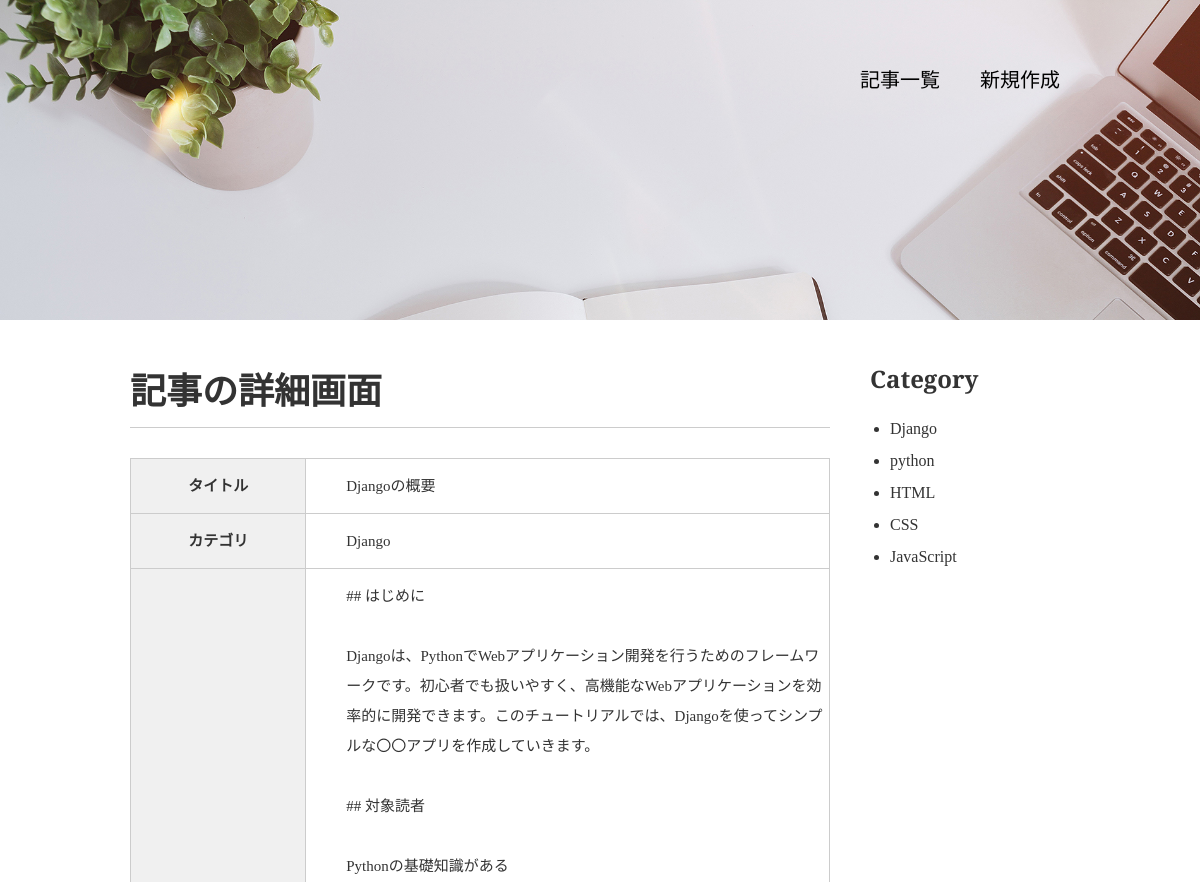
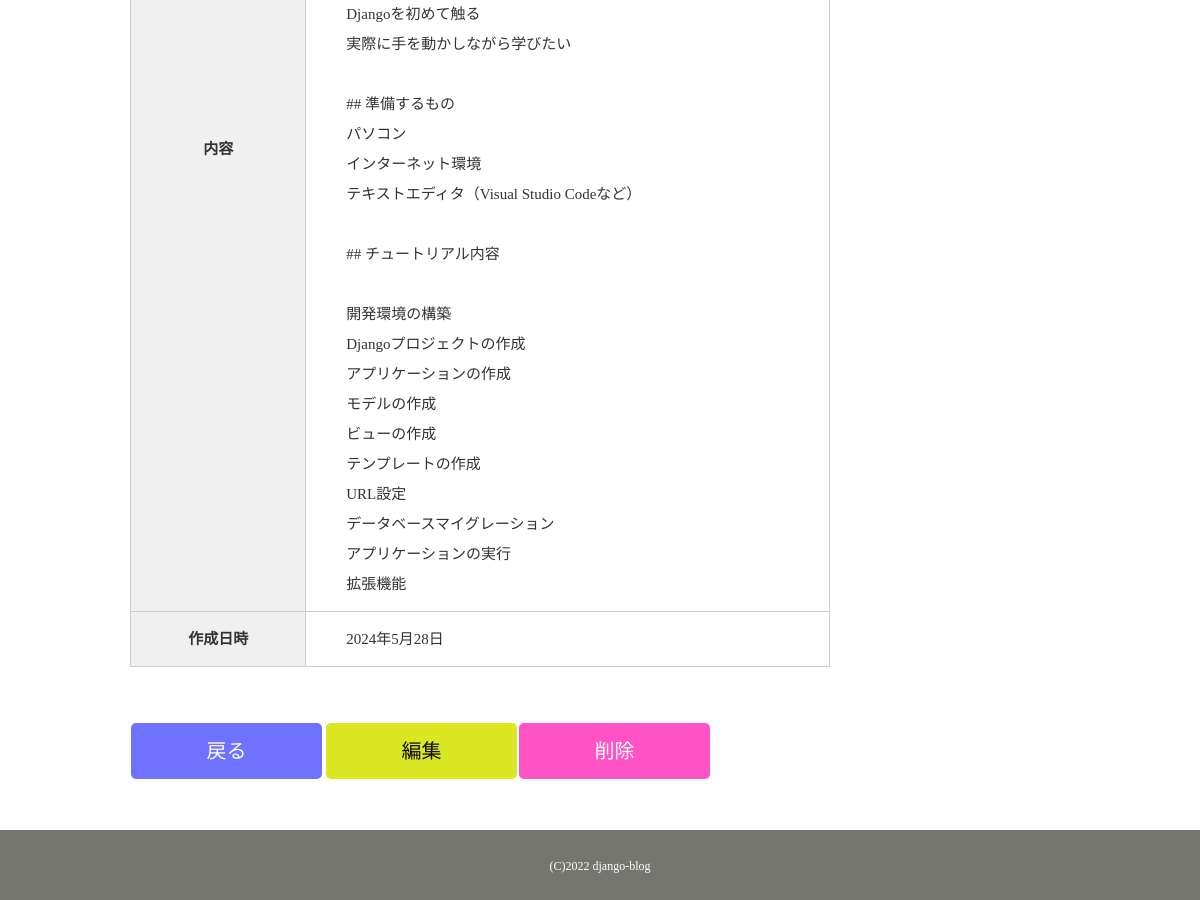
Page /detail/1/ on the earlier database version (2 pictures, top to bottom).
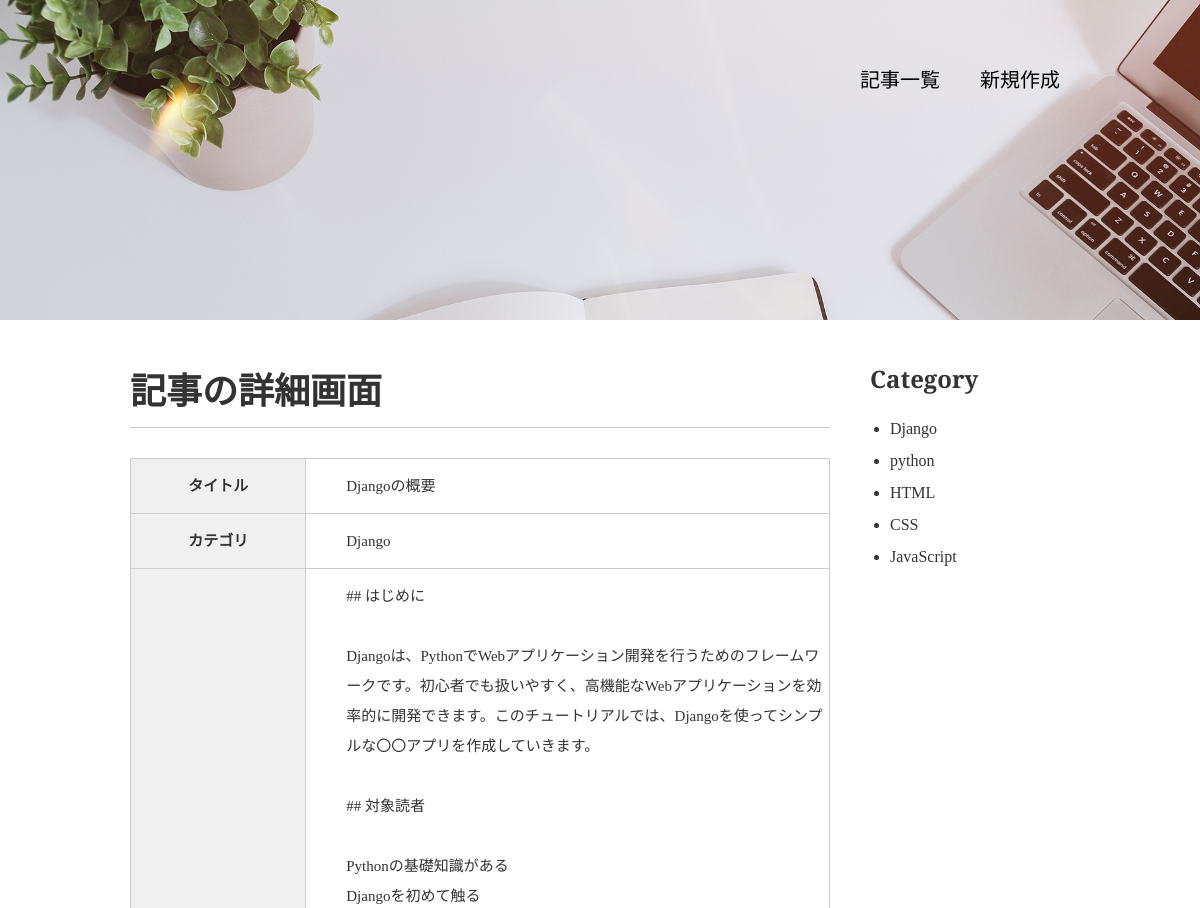
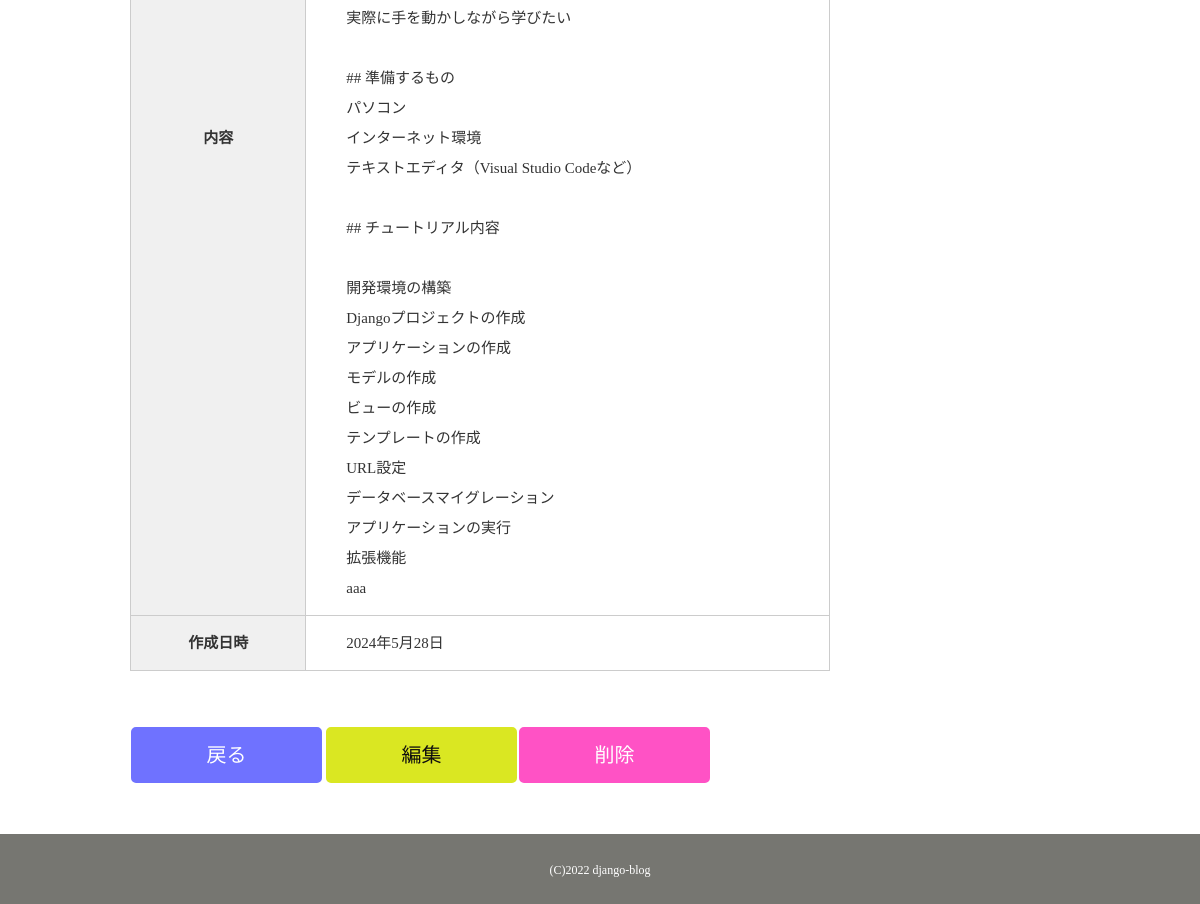
Same page on the later database version (2 pictures, top to bottom).
### blog/models.py (models this page shows, shortened)
class Blog(models.Model):
    class Meta:
       db_table ="blog"
       verbose_name ="ブログ記事"
       verbose_name_plural ="ブログ記事"
    title = models.CharField(verbose_name ="タイトル", max_length=100)
    content = models.TextField(verbose_name ="内容")
    postdate = models.DateField(verbose_name ="投稿日", auto_now_add=True)
    category = models.ForeignKey(Category, on_delete = models.PROTECT,verbose_name ="カテゴリ")

class Category(models.Model):
    class Meta:
       db_table ="category"
       verbose_name ="カテゴリ名"
       verbose_name_plural ="カテゴリ名"
    category_name = models.CharField(verbose_name ="カテゴリ名",max_length=100,unique=True)
    category_image = models.ImageField(verbose_name ="カテゴリ画像", upload_to="images/")
    def __str__(self):
        return self.category_name

### blog/views.py (the view)
# urls.py: path('detail/<int:pk>/', BlogDetailView.as_view(), name="detail"),
class BlogDetailView(DetailView):
    model = Blog
    template_name = 'blog/blog_detail.html'
    def get_context_data(self, **kwargs):
       context = super(BlogDetailView, self).get_context_data(**kwargs)
       context['category_list'] = Category.objects.all()
       return context

### templates/blog/blog_detail.html
{% extends './base.html' %} {% block contents %}
<div id="wrap" class="clearfix">
  <div class="content">
    <div class="main">
      <section class="career">
        <h1>記事の詳細画面</h1>
        <table>
          <tr>
            <th>タイトル</th>
            <td>{{ object.title }}</td>
          </tr>
          <tr>
            <th>カテゴリ</th>
            <td>{{ object.category }}</td>
          </tr>
          <tr>
            <th>内容</th>
            <td>{{ object.content|linebreaksbr }}</td>
          </tr>
          <tr>
            <th>作成日時</th>
            <td>{{ object.postdate }}</td>
          </tr>
        </table>
      </section>
      <table>
        <tr>
          <td>
            <p class="btn"><a href="{% url 'blog:blog_list' %}">戻る</a></p>
          </td>
          <td>
            <td><p class="btn-edit"><a href="{% url 'blog:edit' object.pk %}">編集</a></td>
          </td>
          <td>
            <p class="btn-delete"><a href="{% url 'blog:delete' object.pk %}">削除</a></p>
          </td>
        </tr>
      </table>
    </div>
    {% include 'blog/widgets/side_category.html' %}
  </div>
</div>
{% endblock %}

Differences in the rows shown:
changed Blog "Djangoの概要": content "…URL設定 データベースマイグレーション アプリケーションの実行 拡張機能" → "…URL設定 データベースマイグレーション アプリケーションの実行 拡張機能 aaa"
